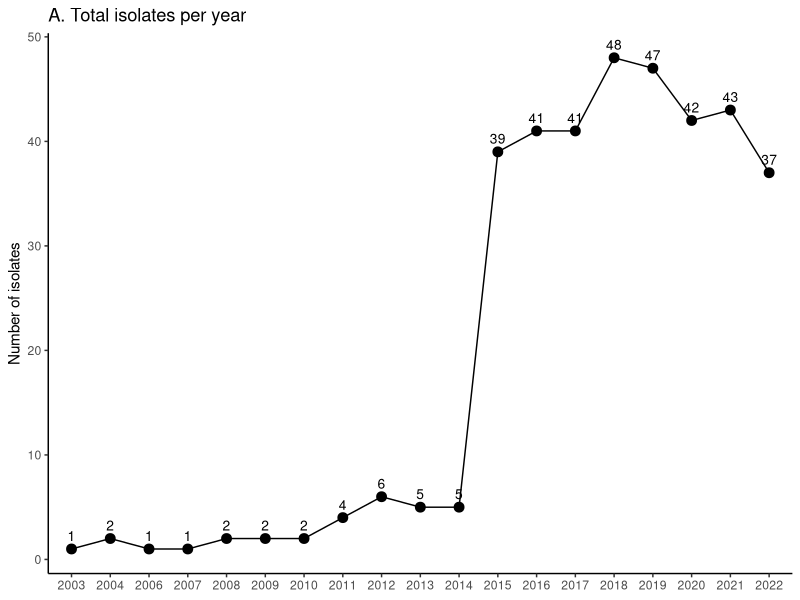
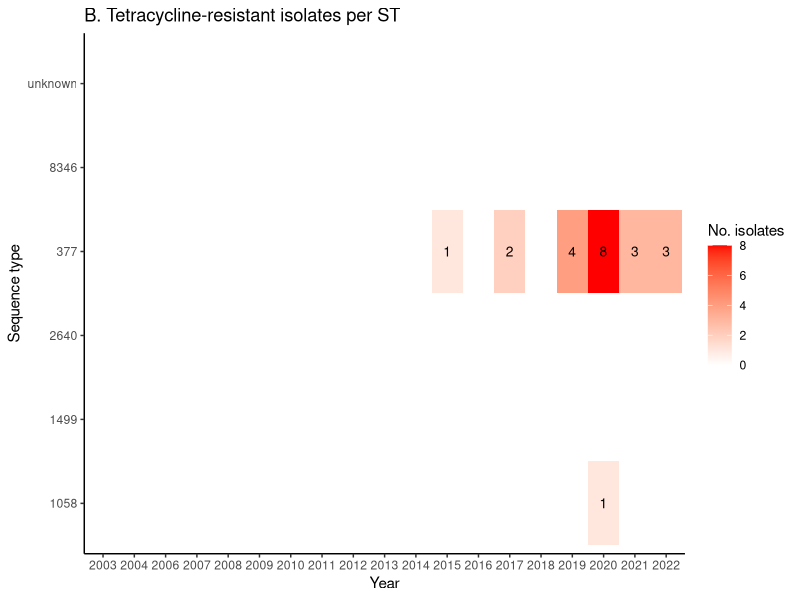
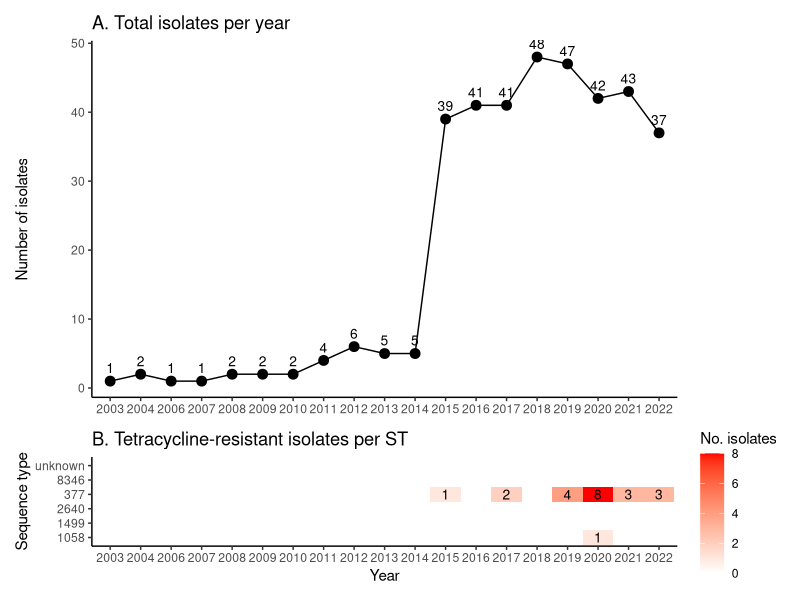
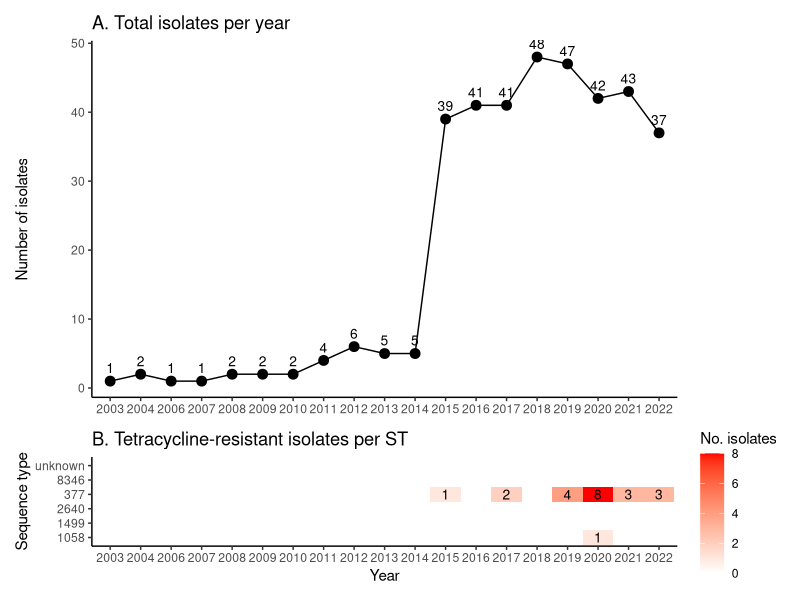

Generate these figures, in order, with R:

getwd()
setwd("C:/Users/21004751/OneDrive - Massey University/Student Projects - Aline Parolin Calarga PhD Project - Aline Parolin Calarga PhD Project/Thesis/Chapter 03 Salmonella/WRITING_CHAPTER03/Figures_scripts/Fig_TET_resistance/")

# 📦 Load packages
library(readxl)
library(dplyr)
library(ggplot2)
library(patchwork)

# 📂 Read your Excel file
df <- read_excel("interpreted_data_upsetplot.xlsx", sheet = "Bovis")

# 🧮 Summarise per Year and ST
summary_df <- df %>%
  group_by(Year, ST) %>%
  summarise(
    Total = n(),
    Resistant = sum(TET == "R", na.rm = TRUE),
    .groups = "drop"
  )

# 🖼 Panel A: total isolates per year (all STs combined) + labels
totals_df <- summary_df %>%
  group_by(Year) %>%
  summarise(Total = sum(Total))

p1 <- ggplot(totals_df, aes(x = factor(Year), y = Total)) +
  geom_line(group = 1, color = "black") +  # group=1 needed for factor x
  geom_point(color = "black", size = 3) +
  geom_text(aes(label = Total), vjust = -0.8, size = 3.5) +
  scale_x_discrete(drop = FALSE) +  # ensures all levels show
  theme(
    panel.background = element_rect(fill = "white", color = NA),
    panel.grid.major = element_blank(),
    panel.grid.minor = element_blank(),
    axis.ticks = element_line(),
    axis.line = element_line()
  ) +
  labs(
    title = "A. Total isolates per year",
    y = "Number of isolates",
    x = NULL
  )

p1


# 🖼 Panel B: heatmap (Year × ST) of resistant counts
p2 <- ggplot(summary_df, aes(x = factor(Year), y = factor(ST), fill = Resistant)) +
  geom_tile(color = NA) +  # no borders on the tiles
  geom_text(data = subset(summary_df, Resistant > 0),
            aes(label = Resistant), color = "black", size = 3.5) +
  scale_fill_gradient(low = "white", high = "red", name = "No. isolates") +
#  theme_minimal() +
  theme(
    panel.grid.major = element_blank(),  # remove major gridlines
    panel.grid.minor = element_blank(),   # remove minor gridlines
    panel.background = element_rect(fill = "white", colour = NA),
    axis.line = element_line(colour = "black")
  ) +
  labs(
    title = "B. Tetracycline-resistant isolates per ST",
    x = "Year",
    y = "Sequence type"
  )
p2

# Combine plots
p1 / p2 + plot_layout(heights = c(0.8, 0.2))


ggsave("heatmap_lineplot_tet_Bovis.pdf", width = 10, height = 7)
